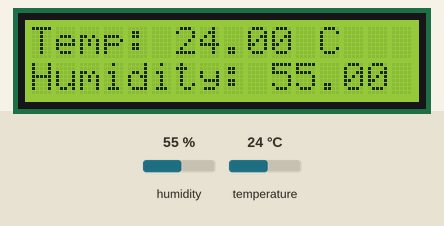
Simulated run of this sketch. Board: ESP32. Shown: 16×2 character LCD. The test bench sets the inputs (shaded band); at power-on: humidity 55 %, temperature 24 °C. WiFi joins after 1.5 s; servers stay silent unless stated; what the sketch prints to the serial monitor is not drawn.

Above: at 2.8 s.
2.9 s: humidity set to 22 %
At 4.9 s:
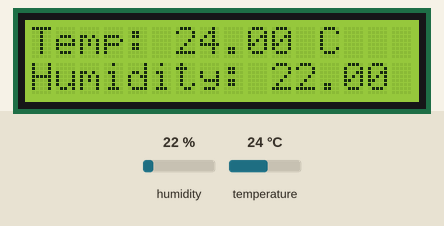
5.2 s: temperature set to 12 °C
At 6.3 s:
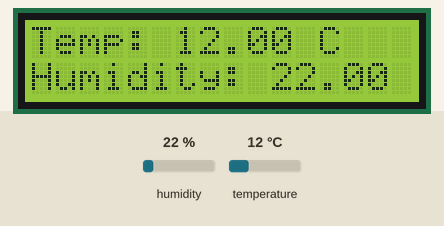
7.3 s: humidity set to 40 %
At 8.8 s:
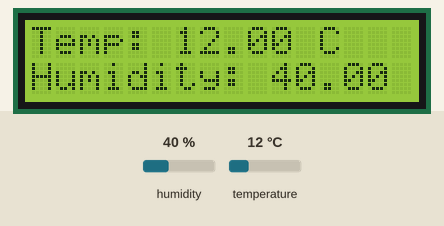
9.4 s: temperature set to 19 °C
At 11.3 s:
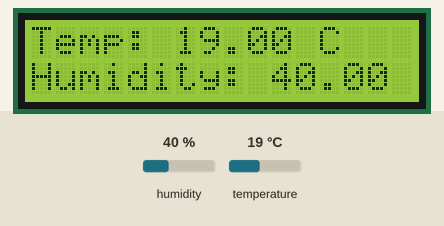
Timing chart, 0 to 12.5 s (numbered marks = the images above; inputs shaded):
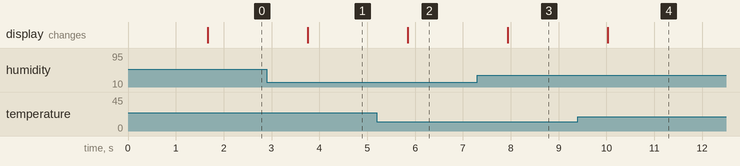

Measured:
- after the input at 2.9 s, the display: changes after 0.86 s (image 1)
- after the input at 5.2 s, the display: changes after 0.65 s (image 2)
- after the input at 7.3 s, the display: changes after 0.64 s (image 3)
- after the input at 9.4 s, the display: changes after 0.63 s (image 4)

The sketch:

Temp-Humi.ino
```cpp
#include <WiFi.h>
#include <DHT.h>
#include <Wire.h>
#include <LiquidCrystal_I2C.h>
#include <WebServer.h>  // Built-in for web server

// WiFi credentials
const char* ssid = "d.hip_guest";
const char* password = "digitaltwin";

// DHT sensor setup
#define DHTPIN 17
#define DHTTYPE DHT11
DHT dht(DHTPIN, DHTTYPE);

// LCD setup (optional)
LiquidCrystal_I2C lcd(0x27, 16, 2);

// Web server runs on port 80
WebServer server(80);

float temperature = 0;
float humidity = 0;

void handleRoot() {
  String html = "<html><head><title>ESP32 DHT11</title></head><body>";
  html += "<h1>Temperature and Humidity</h1>";
  html += "<p>Temperature: " + String(temperature) + " &deg;C</p>";
  html += "<p>Humidity: " + String(humidity) + " %</p>";
  html += "</body></html>";

  server.send(200, "text/html", html);
}

void setup() {
  Serial.begin(115200);
  dht.begin();
  Wire.begin(21, 22); // I2C pins
  lcd.init();
  lcd.backlight();

  lcd.setCursor(0, 0);
  lcd.print("Connecting...");

  // Connect to Wi-Fi
  WiFi.begin(ssid, password);
  while (WiFi.status() != WL_CONNECTED) {
    delay(500);
    Serial.print(".");
  }

  Serial.println("\nWiFi connected");
  Serial.print("IP: ");
  Serial.println(WiFi.localIP());

  lcd.clear();
  lcd.setCursor(0, 0);
  lcd.print("WiFi Connected");
  lcd.setCursor(0, 1);
  lcd.print(WiFi.localIP());

  // Start web server
  server.on("/", handleRoot);
  server.begin();
  Serial.println("Web server started.");
}

void loop() {
  // Read sensor
  humidity = dht.readHumidity();
  temperature = dht.readTemperature();

  // Update LCD
  lcd.setCursor(0, 0);
  lcd.print("Temp: ");
  lcd.print(temperature);
  lcd.print(" C   ");

  lcd.setCursor(0, 1);
  lcd.print("Humidity: ");
  lcd.print(humidity);
  lcd.print(" %   ");

  server.handleClient();
  delay(1000);  // Update every 1 sec
}
```
